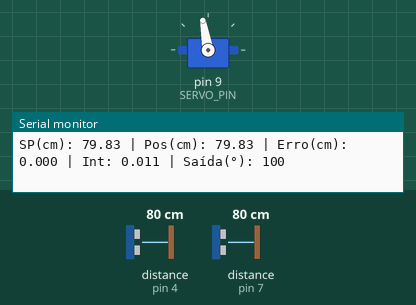
The sketch below on a simulated Arduino Uno, built with avr-gcc and run on an emulated ATmega328P. On the bench: servo, the last lines printed to the serial monitor. Wiring (inferred from the names in the program): 2 × ultrasonic range finder: trigger pin 3, echo pin 4 / trigger pin 6, echo pin 7. The inputs (shaded band) are chosen by the test bench; at power-on: distance to the obstacle (sensors on pin 4, pin 7) 80 cm. The echo pulse lasts 58.3 µs per cm.

Above: at 1.2 s.
1.3 s: distance to the obstacle (sensor on pin 4) set to 2 cm
At 2.3 s:
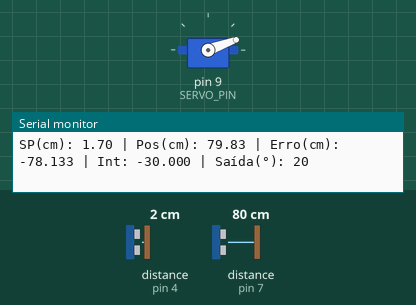
2.9 s: distance to the obstacle (sensor on pin 7) set to 2 cm
At 3.3 s:
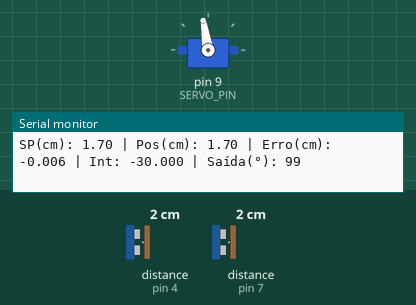
5.9 s: distance to the obstacle (sensor on pin 4) set to 18 cm
8.0 s: distance to the obstacle (sensor on pin 4) set to 35 cm
At 9.3 s:
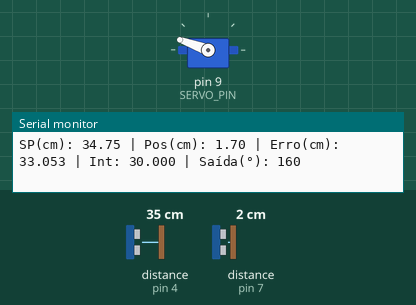
9.6 s: distance to the obstacle (sensor on pin 7) set to 60 cm
At 10.5 s:
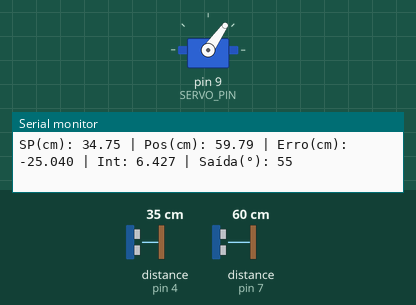
12.6 s: distance to the obstacle (sensor on pin 7) set to 4 cm
At 13.3 s:
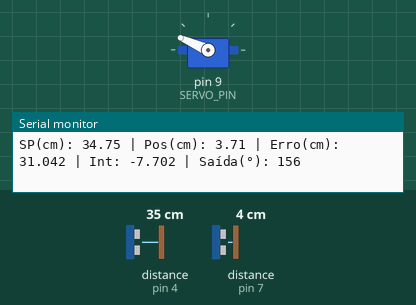
Timing chart, 0 to 15.4 s (numbered marks = the images above; inputs shaded):
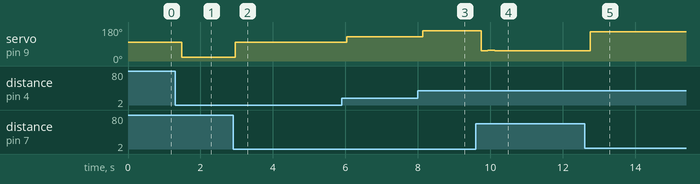

The sketch:

teste_controle_PI.ino
```cpp
#include <Servo.h>

// ---------- CONFIGURAÇÕES DE PINOS ----------
const int TRIG_SETPOINT = 3;
const int ECHO_SETPOINT = 4;
const int TRIG_BALL = 6;
const int ECHO_BALL = 7;
const int SERVO_PIN = 9;

// ---------- LIMITES FÍSICOS DO SERVO ----------
const int SERVO_UP_ANGLE = 20;
const int SERVO_DOWN_ANGLE = 180;
const int SERVO_MIN = 0;
const int SERVO_MAX = 180;

// ---------- CONSTANTES DO CONTROLADOR ----------
double Kp = 1.8;   // ganho proporcional (graus/cm)
double Ki = 0.02;   // ganho integral (graus/cm·s)

// ---------- VARIÁVEIS DO CONTROLE ----------
double setpoint_cm = 20.0;
double integral = 0.0;
unsigned long lastTime;

// ---------- CONFIGURAÇÕES DE LEITURA ----------
const unsigned long PULSE_TIMEOUT = 30000UL;
const int SAMPLE_COUNT = 3;
const int LOOP_DELAY_MS = 90;

Servo servo;

// ---------- FUNÇÃO DE LEITURA DO SENSOR ----------
double readUltrasonic(int trigPin, int echoPin) {
  double sum = 0.0;
  int valid = 0;

  for (int i = 0; i < SAMPLE_COUNT; ++i) {
    digitalWrite(trigPin, LOW);
    delayMicroseconds(2);
    digitalWrite(trigPin, HIGH);
    delayMicroseconds(10);
    digitalWrite(trigPin, LOW);

    unsigned long duration = pulseIn(echoPin, HIGH, PULSE_TIMEOUT);
    if (duration != 0) {
      double dist_cm = duration / 58.2;
      sum += dist_cm;
      valid++;
    }
    delay(10);
  }

  if (valid == 0) return -1.0;
  return sum / valid;
}

// ---------- FUNÇÃO PARA PAUSA DE EMERGÊNCIA ----------
void pausaEmergencial() {
  if (Serial.available() > 0) {
    char c = Serial.read();
    if (c == 'p' || c == 'P') {
      Serial.println("PAUSADO: servo desligado. Reinicie o Arduino para retomar.");
      servo.detach();
      while (true) {} // trava até reset manual
    }
  }
}

// ---------- SETUP ----------
void setup() {
  Serial.begin(9600);
  pinMode(TRIG_SETPOINT, OUTPUT);
  pinMode(ECHO_SETPOINT, INPUT);
  pinMode(TRIG_BALL, OUTPUT);
  pinMode(ECHO_BALL, INPUT);

  servo.attach(SERVO_PIN);
  servo.write((SERVO_UP_ANGLE + SERVO_DOWN_ANGLE) / 2);

  lastTime = millis();
  Serial.println("=== Controle PI (Ball & Beam) ===");
  Serial.println("Envie 'p' no Serial para pausar o servo.");
}

// ---------- LOOP PRINCIPAL ----------
void loop() {
  pausaEmergencial();

  // Ler setpoint
  double sp = readUltrasonic(TRIG_SETPOINT, ECHO_SETPOINT);
  if (sp > 0) setpoint_cm = sp;

  // Ler posição da bola
  double position = readUltrasonic(TRIG_BALL, ECHO_BALL);
  if (position < 0) {
    Serial.println("Leitura inválida (bola). Mantendo servo.");
    delay(LOOP_DELAY_MS);
    return;
  }

  // Calcular erro e intervalo de tempo
  double error = setpoint_cm - position;
  unsigned long now = millis();
  double dt = (now - lastTime) / 1000.0; // em segundos
  lastTime = now;

  // -------- TERMO INTEGRAL --------
  integral += error * dt;

  // Anti-windup (evita valor muito grande)
  //esses valores 30 e -30 posso mudar depois
  if (integral > 30) integral = 30;
  if (integral < -30) integral = -30;

  // -------- SAÍDA DO CONTROLADOR --------
  double control_signal = (Kp * error) + (Ki * integral);

  // Converter para ângulo do servo
  double neutral_angle = (SERVO_UP_ANGLE + SERVO_DOWN_ANGLE) / 2.0;
  double servo_angle = neutral_angle + control_signal;

  // Limites físicos
  if (servo_angle > SERVO_DOWN_ANGLE) servo_angle = SERVO_DOWN_ANGLE;
  if (servo_angle < SERVO_UP_ANGLE) servo_angle = SERVO_UP_ANGLE;

  servo.write((int)round(servo_angle));

  // -------- MONITOR SERIAL --------
  Serial.print("SP(cm): ");
  Serial.print(setpoint_cm, 2);
  Serial.print(" | Pos(cm): ");
  Serial.print(position, 2);
  Serial.print(" | Erro(cm): ");
  Serial.print(error, 3);
  Serial.print(" | Int: ");
  Serial.print(integral, 3);
  Serial.print(" | Saída(°): ");
  Serial.println((int)round(servo_angle));

  delay(LOOP_DELAY_MS);

  //abrir o Serial Plotter (fica em Tools) e adicionar esse código lá:
  /*
  Serial.print(error);
  Serial.print(",");
  Serial.println(control_signal);
  */
}
```

Measured:
- after the input at 1.3 s, servo on pin 9 (SERVO_PIN): 100° → 20° after 0.18 s
- after the input at 2.9 s, servo on pin 9 (SERVO_PIN): 20° → 99° after 0.06 s, then repeats every 0.51 s: 100° 0.34 s, 99° 0.17 s
- after the input at 8.0 s, servo on pin 9 (SERVO_PIN): 129° → 160° after 0.14 s
- after the input at 9.6 s, servo on pin 9 (SERVO_PIN): 160° → 55° after 0.14 s, → 56° 0.19 s later, → 55° 0.19 s later, → 54° 1.5 s later
- after the input at 12.6 s, servo on pin 9 (SERVO_PIN): 54° → 155° after 0.16 s, → 156° 0.18 s later
